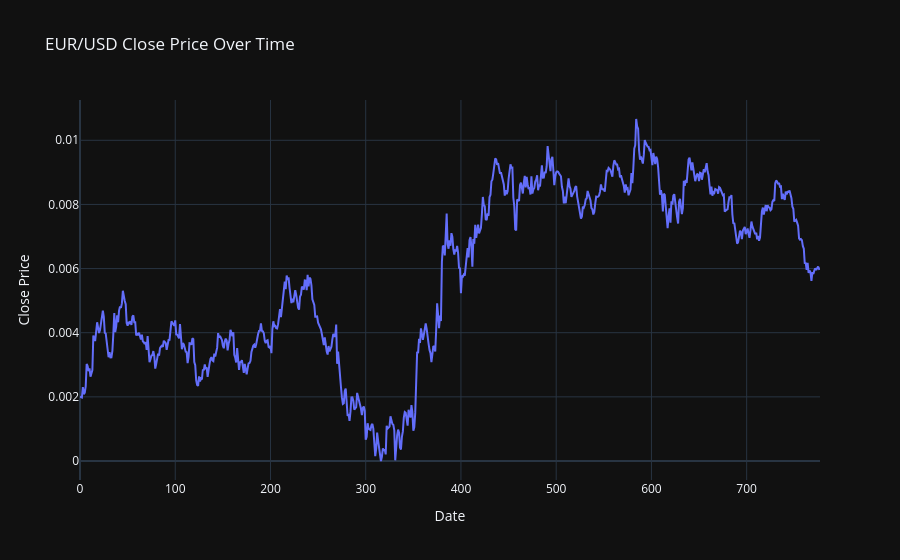

Here is the notebook cell this chart was saved with:
### Code cell
plotly_fig = px.line(eur_usd_df, x=eur_usd_df.index, y='Close', title='EUR/USD Close Price Over Time')
plotly_fig.update_layout(xaxis_title='Date', yaxis_title='Close Price', template='plotly_dark')
plotly_fig.show()

### Figure 1 — Plotly figure (JSON) as saved in the notebook; plotly's stock layout.template omitted (floating-point values rounded to 4 significant figures; data arrays with more than 128 entries replaced by an {"elided": "..."} marker saying what was removed)
{"data": [{"hovertemplate": "index=%{x}<br>Close=%{y}<extra></extra>", "legendgroup": "", "line": {"color": "#636efa", "dash": "solid"}, "marker": {"symbol": "circle"}, "mode": "lines", "name": "", "orientation": "v", "showlegend": false, "type": "scatter", "x": {"elided": "778 int values"}, "xaxis": "x", "y": {"elided": "778 float values"}, "yaxis": "y"}], "layout": {"legend": {"tracegroupgap": 0}, "title": {"text": "EUR/USD Close Price Over Time"}, "xaxis": {"anchor": "y", "domain": [0, 1], "title": {"text": "Date"}}, "yaxis": {"anchor": "x", "domain": [0, 1], "title": {"text": "Close Price"}}}}
